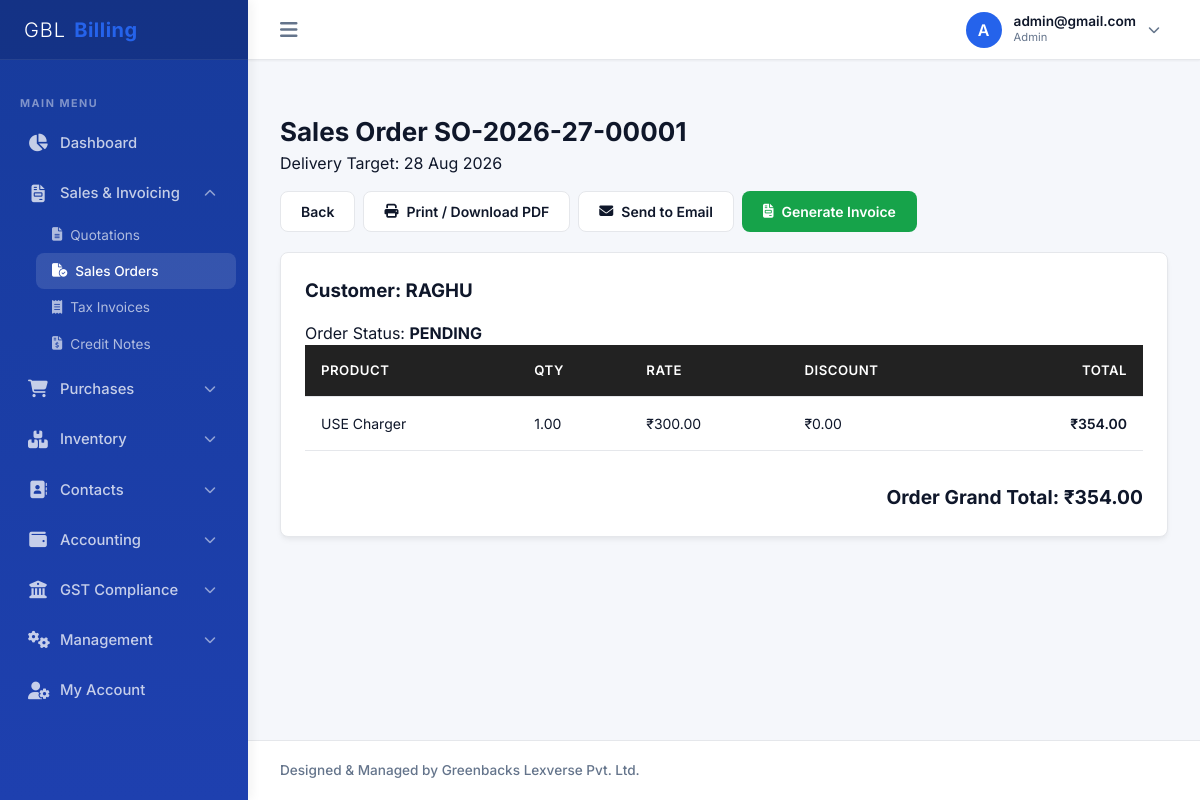
The app's page /company/sales-orders/5/ (signed in) with its own data.
### billing/models.py (models this page shows, shortened)
class CustomUser(AbstractUser):
    ROLE_CHOICES = [
        ('SUPERADMIN', 'System Superadmin'),  # For Admin Panel Owner
        ('ADMIN', 'Company Admin'),           # Company Owner
        ('ACCOUNTANT', 'Accountant'),
        ('BILLING_STAFF', 'Billing Staff'),
        ('SALES_STAFF', 'Sales Staff'),
        ('INVENTORY_STAFF', 'Inventory Staff'),
    ]
    company = models.ForeignKey(Company, on_delete=models.CASCADE, null=True, blank=True, related_name='users')
    role = models.CharField(max_length=20, choices=ROLE_CHOICES, default='ADMIN')
    mobile = models.CharField(max_length=15, blank=True, null=True)
    profile_photo = models.ImageField(upload_to='profile_photos/', blank=True, null=True)
    updated_at = models.DateTimeField(auto_now=True, null=True)
    def get_profile_photo_url(self):
        if self.profile_photo:
            try:
                timestamp = int(self.updated_at.timestamp()) if self.updated_at else 1
                return f"{self.profile_photo.url}?v={timestamp}"
            except Exception:
                return self.profile_photo.url
        return None

class SalesOrder(models.Model):
    STATUS_CHOICES = [('DRAFT', 'Draft'), ('PENDING', 'Pending Delivery'), ('PARTIALLY_DELIVERED', 'Partially Delivered'), ('DELIVERED', 'Delivered'), ('CANCELLED', 'Cancelled'), ('INVOICED', 'Invoiced')]
    company = models.ForeignKey(Company, on_delete=models.CASCADE)
    customer = models.ForeignKey(Customer, on_delete=models.PROTECT)
    order_number = models.CharField(max_length=50)
    order_date = models.DateField()
    expected_delivery = models.DateField()
    grand_total = models.DecimalField(max_digits=15, decimal_places=2, default=Decimal('0.00'))
    status = models.CharField(max_length=20, choices=STATUS_CHOICES, default='DRAFT')
    notes = models.TextField(blank=True, null=True)
    terms = models.TextField(blank=True, null=True)
    class Meta:
        unique_together = ('company', 'order_number')

class Customer(models.Model):
    CUSTOMER_TYPES = [
        ('REGISTERED', 'Regular Registered'),
        ('COMPOSITION', 'Composition Scheme'),
        ('UNREGISTERED', 'Unregistered Business'),
        ('CONSUMER', 'Consumer / Retailer'),
        ('SEZ', 'SEZ Developer / Unit'),
        ('EXPORT', 'Overseas Export'),
    ]
    company = models.ForeignKey(Company, on_delete=models.CASCADE)
    name = models.CharField(max_length=200)
    business_name = models.CharField(max_length=200, blank=True, null=True)
    customer_type = models.CharField(max_length=20, choices=CUSTOMER_TYPES, default='CONSUMER')
    gstin = models.CharField(max_length=15, blank=True, null=True)
    pan = models.CharField(max_length=10, blank=True, null=True)
    email = models.EmailField(blank=True, null=True)
    mobile = models.CharField(max_length=15)
    alternate_mobile = models.CharField(max_length=15, blank=True, null=True)
    billing_address = models.TextField()
    billing_city = models.CharField(max_length=100)
    billing_state = models.CharField(max_length=100)
    billing_state_code = models.CharField(max_length=2)
    billing_pincode = models.CharField(max_length=6)
    shipping_address = models.TextField(blank=True, null=True)
    shipping_city = models.CharField(max_length=100, blank=True, null=True)
    shipping_state = models.CharField(max_length=100, blank=True, null=True)
    shipping_state_code = models.CharField(max_length=2, blank=True, null=True)
    shipping_pincode = models.CharField(max_length=6, blank=True, null=True)
    credit_limit = models.DecimalField(max_digits=12, decimal_places=2, default=Decimal('0.00'))
    credit_days = models.IntegerField(default=30)
    opening_balance = models.DecimalField(max_digits=12, decimal_places=2, default=Decimal('0.00'))
    opening_balance_type = models.CharField(max_length=2, choices=[('DR', 'Debit (Receivable)'), ('CR', 'Credit (Payable)')], default='DR')
    outstanding_balance = models.DecimalField(max_digits=12, decimal_places=2, default=Decimal('0.00'))
    is_active = models.BooleanField(default=True)
    created_at = models.DateTimeField(auto_now_add=True)

class SalesOrderItem(models.Model):
    sales_order = models.ForeignKey(SalesOrder, on_delete=models.CASCADE, related_name='items')
    product = models.ForeignKey(Product, on_delete=models.PROTECT)
    quantity = models.DecimalField(max_digits=12, decimal_places=2)
    rate = models.DecimalField(max_digits=12, decimal_places=2)
    discount = models.DecimalField(max_digits=12, decimal_places=2, default=Decimal('0.00'))
    taxable_value = models.DecimalField(max_digits=12, decimal_places=2)
    gst_rate = models.DecimalField(max_digits=5, decimal_places=2, default=Decimal('18.00'))
    cgst_amount = models.DecimalField(max_digits=12, decimal_places=2, default=Decimal('0.00'))
    sgst_amount = models.DecimalField(max_digits=12, decimal_places=2, default=Decimal('0.00'))
    igst_amount = models.DecimalField(max_digits=12, decimal_places=2, default=Decimal('0.00'))
    hsn_sac_code = models.CharField(max_length=20, blank=True, null=True)
    total_amount = models.DecimalField(max_digits=15, decimal_places=2)

class Product(models.Model):
    TYPES = [('GOODS', 'Goods'), ('SERVICES', 'Services')]
    company = models.ForeignKey(Company, on_delete=models.CASCADE)
    name = models.CharField(max_length=200)
    product_type = models.CharField(max_length=10, choices=TYPES, default='GOODS')
    sku = models.CharField(max_length=100, blank=True, null=True)
    barcode = models.CharField(max_length=100, blank=True, null=True)
    category = models.ForeignKey(Category, on_delete=models.SET_NULL, null=True, blank=True)
    brand = models.ForeignKey(Brand, on_delete=models.SET_NULL, null=True, blank=True)
    hsn_sac = models.ForeignKey(HSNSACMaster, on_delete=models.SET_NULL, null=True, blank=True)
    unit = models.ForeignKey(Unit, on_delete=models.SET_NULL, null=True, blank=True)
    description = models.TextField(blank=True, null=True)
    image = models.ImageField(upload_to='products/', blank=True, null=True)
    purchase_price = models.DecimalField(max_digits=12, decimal_places=2, default=Decimal('0.00'))
    selling_price = models.DecimalField(max_digits=12, decimal_places=2, default=Decimal('0.00'))
    mrp = models.DecimalField(max_digits=12, decimal_places=2, default=Decimal('0.00'))
    wholesale_price = models.DecimalField(max_digits=12, decimal_places=2, default=Decimal('0.00'))
    retail_price = models.DecimalField(max_digits=12, decimal_places=2, default=Decimal('0.00'))
    min_selling_price = models.DecimalField(max_digits=12, decimal_places=2, default=Decimal('0.00'))
    tax_inclusive = models.BooleanField(default=False)
    track_inventory = models.BooleanField(default=True)
    allow_negative_stock = models.BooleanField(default=False)
    current_stock = models.DecimalField(max_digits=12, decimal_places=2, default=Decimal('0.00'))
    min_stock = models.DecimalField(max_digits=12, decimal_places=2, default=Decimal('0.00'))
    max_stock = models.DecimalField(max_digits=12, decimal_places=2, default=Decimal('0.00'))
    is_active = models.BooleanField(default=True)
    created_at = models.DateTimeField(auto_now_add=True)

### billing/views.py (the view)
# urls.py: path('company/sales-orders/<int:pk>/', views.SalesOrderDetailView.as_view(), name='sales_order_view'),
class SalesOrderDetailView(CompanyRequiredMixin, CompanyQuerySetMixin, DetailView):
    model = SalesOrder
    template_name = 'company/sales_order_detail.html'
    context_object_name = 'order'

### billing/mixins.py (called while the page is built)
    def dispatch(self, request, *args, **kwargs):
        if not request.user.is_authenticated:
            return self.handle_no_permission()
        if request.user.role == 'SUPERADMIN':
            raise PermissionDenied("System Superadmins cannot access Company Panel.")
        if not request.user.company or not request.user.company.is_active:
            raise PermissionDenied("You do not belong to an active business account.")
        company = request.user.company
        if company.subscription_status == 'SUSPENDED':
            raise PermissionDenied("Your business subscription is suspended. Please contact admin.")
        return super().dispatch(request, *args, **kwargs)

    def get_queryset(self):
        queryset = super().get_queryset()
        return queryset.filter(company=self.request.user.company)

### templates/company/sales_order_detail.html (shortened to what this page needs)
{% extends 'base_company.html' %}
{% block sub_sales_orders %}sub-item-active{% endblock %}
{% block content %}
<div class="page-header">
    <div>
        <h1 class="page-title">Sales Order {{ order.order_number }}</h1>
        <p style="color: var(--muted-foreground);">Delivery Target: {{ order.expected_delivery|date:"d M Y" }}</p>
    </div>
    <div style="display: flex; gap: 0.5rem;">
        <a href="{% url 'sales_order_list' %}" class="btn btn-secondary">Back</a>
        <a href="{% url 'sales_order_pdf' order.id %}" target="_blank" class="btn btn-secondary">
            <i class="fa-solid fa-print"></i> Print / Download PDF
        </a>
        <button type="button" class="btn btn-secondary" onclick="openSendEmailModal()">
            <i class="fa-solid fa-envelope"></i> Send to Email
        </button>
        {% if order.status != 'INVOICED' %}
            <a href="{% url 'sales_order_convert' order.id %}" class="btn btn-success">
                <i class="fa-solid fa-file-invoice"></i> Generate Invoice
            </a>
        {% endif %}
    </div>
</div>
<div class="card-container">
    <div class="card-body">
        <h3 style="margin-bottom: 1rem;">Customer: {{ order.customer.name }}</h3>
        <p>Order Status: <strong style="text-transform: uppercase;">{{ order.status }}</strong></p>
        <table class="custom-table">
            <thead>
                <tr>
                    <th>Product</th>
                    <th>Qty</th>
                    <th>Rate</th>
                    <th>Discount</th>
                    <th style="text-align: right;">Total</th>
                </tr>
            </thead>
            <tbody>
                {% for item in order.items.all %}
                    <tr>
                        <td>{{ item.product.name }}</td>
                        <td>{{ item.quantity }}</td>
                        <td>₹{{ item.rate }}</td>
                        <td>₹{{ item.discount }}</td>
                        <td style="text-align: right; font-weight:600;">₹{{ item.total_amount }}</td>
                    </tr>
                {% endfor %}
            </tbody>
        </table>
        <div style="text-align: right; margin-top: 2rem; font-size: 1.2rem;">
            <strong>Order Grand Total: ₹{{ order.grand_total }}</strong>
        </div>
    </div>
</div>
{% endblock %}

### templates/base.html (shortened to what this page needs)
{% load static %}
<!DOCTYPE html>
<html lang="en">
<head>
    <link href="https://cdnjs.cloudflare.com/ajax/libs/font-awesome/6.4.0/css/all.min.css" rel="stylesheet">
    <link rel="stylesheet" href="{% static 'css/styles.css' %}">
</head>
<body>
    <div class="app-container">
        <aside class="sidebar" id="sidebar">
            <div class="sidebar-header">
                <div class="sidebar-logo">
                    <span style="color: #ffffff; font-weight: 300; letter-spacing: 1px;">GBL</span><span style="color: #2563eb; font-weight: 700; letter-spacing: 0.5px;">Billing</span>
                </div>
            </div>
            <ul class="sidebar-menu">
                {% block sidebar_menu %}{% endblock %}
            </ul>
        </aside>
        <div class="main-wrapper">
            <header class="app-header">
                <div class="header-left">
                    <button class="toggle-sidebar-btn" id="toggle-sidebar">
                        <i class="fa-solid fa-bars"></i>
                    </button>
                </div>
                <div class="header-right">
                    <div class="profile-trigger-container" id="profile-area">
                        <div class="user-profile" id="profile-btn">
                            <div class="user-avatar" id="header-user-avatar-box">
                                {% if request.user.get_profile_photo_url %}
                                    <img id="header-user-avatar" src="{{ request.user.get_profile_photo_url }}" alt="Profile" style="width: 100%; height: 100%; object-fit: cover; border-radius: 50%;">
                                {% else %}
                                    <span id="header-user-initial">{{ request.user.username|slice:":1"|upper }}</span>
                                {% endif %}
                            </div>
                            <div class="user-info-text">
                                <div style="font-size: 0.85rem; font-weight: 600; line-height: 1.2;">{{ request.user.username }}</div>
                                <div style="font-size: 0.7rem; color: var(--muted); text-transform: capitalize;">{{ request.user.role|lower }}</div>
                            </div>
                            <i class="fa-solid fa-chevron-down dropdown-arrow"></i>
                        </div>
                    </div>
                </div>
            </header>
            <main class="content-body">
                {% block content %}{% endblock %}
            </main>
            <footer class="app-footer">
                <div style="font-size: 0.85rem; font-weight: 500;">Designed & Managed by Greenbacks Lexverse Pvt. Ltd.</div>
            </footer>
        </div>
    </div>
</body>
</html>

### records on screen
CustomUser: user.username "A", user.username "admin@gmail.com", user.role "Admin"
SalesOrder: order_number "SO-2026-27-00001", expected_delivery "28 Aug 2026", customer.name "RAGHU", status "PENDING", grand_total "354.00"
SalesOrderItem: product.name "USE Charger", quantity "1.00", rate "300.00", discount "0.00", total_amount "354.00"
